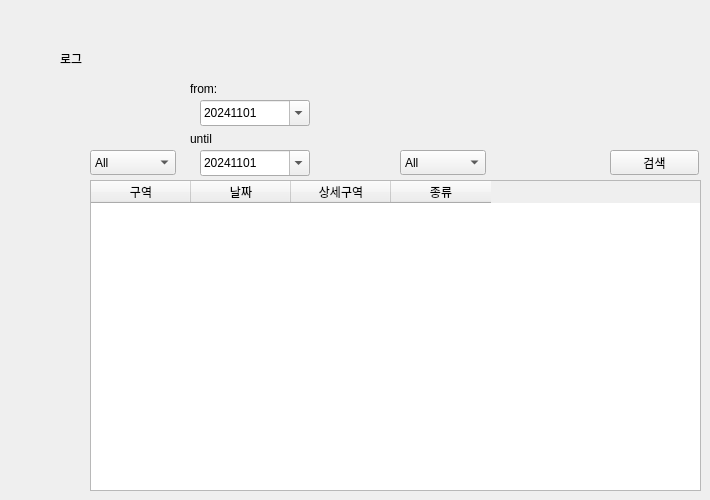
         <widget class="QWidget" name="settings_page">
          <widget class="QLabel" name="label_3">
           <property name="geometry">
            <rect>
             <x>60</x>
             <y>50</y>
             <width>67</width>
             <height>17</height>
            </rect>
           </property>
           <property name="text">
            <string>로그</string>
           </property>
          </widget>
          <widget class="QTableWidget" name="area_log_show_box_2">
           <property name="geometry">
            <rect>
             <x>90</x>
             <y>180</y>
             <width>611</width>
             <height>311</height>
            </rect>
           </property>
           <column>
            <property name="text">
             <string>구역</string>
            </property>
           </column>
           <column>
            <property name="text">
             <string>날짜</string>
            </property>
           </column>
           <column>
            <property name="text">
             <string>상세구역</string>
            </property>
           </column>
           <column>
            <property name="text">
             <string>종류</string>
            </property>
           </column>
          </widget>
          <widget class="QComboBox" name="area_check_box_2">
           <property name="geometry">
            <rect>
             <x>90</x>
             <y>150</y>
             <width>86</width>
             <height>25</height>
            </rect>
           </property>
           <item>
            <property name="text">
             <string>All</string>
            </property>
           </item>
           <item>
            <property name="text">
             <string>A</string>
            </property>
           </item>
           <item>
            <property name="text">
             <string>B</string>
            </property>
           </item>
          </widget>
          <widget class="QDateEdit" name="date_box_2">
           <property name="geometry">
            <rect>
             <x>200</x>
             <y>150</y>
             <width>110</width>
             <height>26</height>
            </rect>
           </property>
           <property name="dateTime">
            <datetime>
             <hour>0</hour>
             <minute>0</minute>
             <second>0</second>
             <year>2024</year>
             <month>11</month>
             <day>1</day>
            </datetime>
           </property>
           <property name="displayFormat">
            <string>yyyyMMdd</string>
           </property>
           <property name="calendarPopup">
            <bool>true</bool>
           </property>
          </widget>
          <widget class="QComboBox" name="disease_check_box_2">
           <property name="geometry">
            <rect>
             <x>400</x>
             <y>150</y>
             <width>86</width>
             <height>25</height>
            </rect>
           </property>
           <item>
            <property name="text">
             <string>All</string>
            </property>
           </item>
           <item>
            <property name="text">
             <string>심각한병</string>
            </property>
           </item>
           <item>
            <property name="text">
             <string>그저그런병</string>
            </property>
           </item>
           <item>
            <property name="text">
             <string>또뭐가있나병</string>
            </property>
           </item>
           <item>
            <property name="text">
             <string>고라니</string>
            </property>
           </item>
           <item>
            <property name="text">
             <string>인간</string>
            </property>
           </item>
           <item>
            <property name="text">
             <string>수분 실패</string>
            </property>
           </item>
           <item>
            <property name="text">
             <string>수분 성공</string>
            </property>
           </item>
          </widget>
          <widget class="QPushButton" name="search_log_btn_2">
           <property name="geometry">
            <rect>
             <x>610</x>
             <y>150</y>
             <width>89</width>
             <height>25</height>
            </rect>
           </property>
           <property name="text">
            <string>검색</string>
           </property>
          </widget>
          <widget class="QDateEdit" name="date_box_3">
           <property name="geometry">
            <rect>
             <x>200</x>
             <y>100</y>
             <width>110</width>
             <height>26</height>
            </rect>
           </property>
           <property name="dateTime">
            <datetime>
             <hour>0</hour>
             <minute>0</minute>
             <second>0</second>
             <year>2024</year>
             <month>11</month>
             <day>1</day>
            </datetime>
           </property>
           <property name="displayFormat">
            <string>yyyyMMdd</string>
           </property>
           <property name="calendarPopup">
            <bool>true</bool>
           </property>
          </widget>
          <widget class="QLabel" name="label_4">
           <property name="geometry">
            <rect>
             <x>190</x>
             <y>80</y>
             <width>67</width>
             <height>17</height>
            </rect>
           </property>
           <property name="text">
            <string>from:</string>
           </property>
          </widget>
          <widget class="QLabel" name="label_8">
           <property name="geometry">
            <rect>
             <x>190</x>
             <y>130</y>
             <width>67</width>
             <height>17</height>
            </rect>
           </property>
           <property name="text">
            <string>until</string>
           </property>
          </widget>
         </widget>
